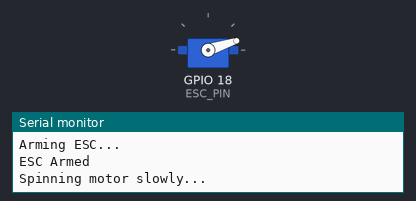
This sketch was run on a simulated ESP32. Parts: servo, the last lines printed to the serial monitor.

Above: at 10.05 s.
At 19.0 s:
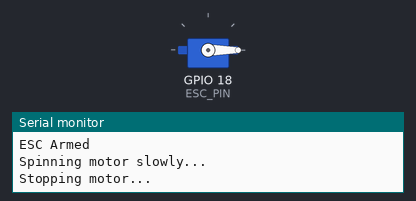
Timing chart, 0 to 21.7 s (numbered marks = the images above):
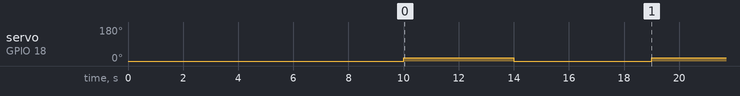

The sketch:

bldc_polarity_check.ino
```cpp
#include <ESP32Servo.h>

Servo esc;

#define ESC_PIN 18   // GPIO pin connected to ESC signal

// Typical ESC PWM values (microseconds)
#define ESC_MIN 1000   // minimum throttle
#define ESC_ARM 1000
#define ESC_TEST 1100  // very low speed test
#define ESC_STOP 1000

void setup() {
  Serial.begin(115200);

  esc.setPeriodHertz(50);      // 50Hz for ESC
  esc.attach(ESC_PIN, 1000, 2000);

  Serial.println("Arming ESC...");
  esc.writeMicroseconds(ESC_ARM);
  delay(10000);   // wait for ESC arming beeps

  Serial.println("ESC Armed");
}

void loop() {
  Serial.println("Spinning motor slowly...");
  esc.writeMicroseconds(ESC_TEST);
  delay(4000);

  Serial.println("Stopping motor...");
  esc.writeMicroseconds(ESC_STOP);
  delay(5000);
}
```

Measured:
- by itself, servo on GPIO 18 (ESC_PIN): alternates 18° for 4.0 s and 0° for 5.0 s
